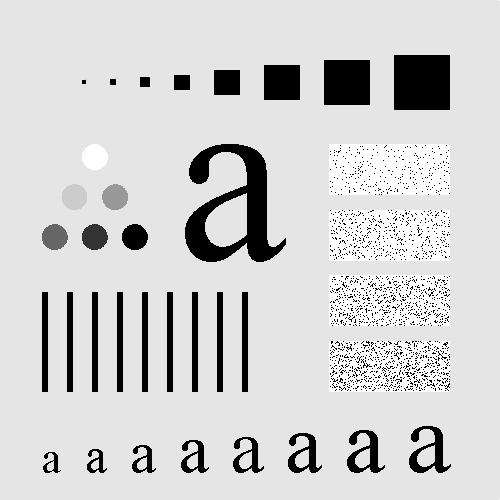
#> input picture img_homework/01_实验测试图_汇总/03_03线性滤波/Fig3.35(a).bmp, 500 x 500 px
$ python '03_拉普拉斯算子.py'
#> lines starting #> are read from the running program, lines starting #| are printed output that depends on the picture
import cv2 as cv
import numpy as np
src = cv.imread("01_实验测试图_汇总/03_03线性滤波/Fig3.35(a).bmp")
#> src is the input picture: shape (500, 500, 3); min 0, max 255, mean 207.4
ret = np.zeros(src.shape,src.dtype)
n,m,ch = src.shape
#> n = 500; m = 500; ch = 3
cv.imshow("input",src)
for i in range(1,n - 1):
    for j in range(1,m - 1):
        sum = [0,0,0]
        for p in range(-1,2):
            for q in range(-1,2):
                sum -= src[i + p,j + q]
        sum += src[i,j] * [9,9,9]
        if(sum[0] < 0): sum = -sum
        ret[i,j] = sum
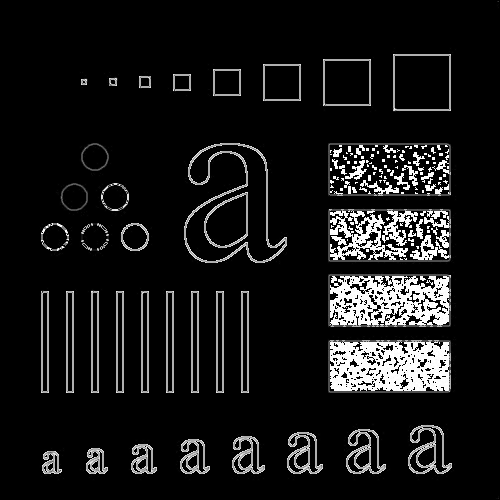
#> ret: shape (500, 500, 3); min 0, max 255, mean 23.5
src = ret.copy()
ret = np.zeros(src.shape,src.dtype)
N = 3
t = N // 2
fac = N * N // 2
for i in range(n):
    for j in range(m):
        if i >= t and i + t < n and j >= t and j + t < m:
            a = []
            for p in range(i - t,i + t + 1):
                for q in range(j - t,j + t + 1):
                    a.append(src[p,q,0])
            a.sort()
            ret[i,j] = [a[fac],a[fac],a[fac]]
        else:
            ret[i,j] = src[i,j]
        if(ret[i,j,0] > 50): ret[i,j] = [0,0,255]
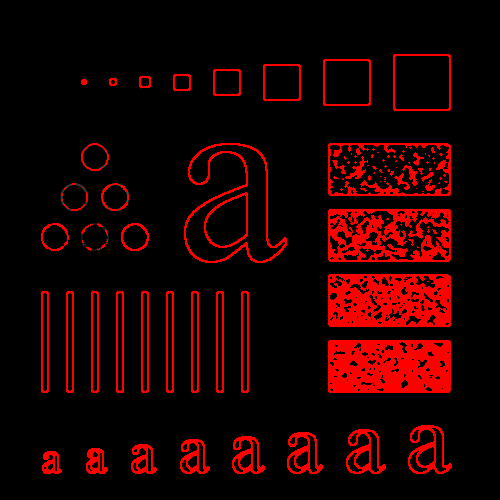
#> ret: shape (500, 500, 3); mean B, G, R 0.1, 0.1, 30

cv.imshow("src",src)
cv.imshow("ret",ret)
cv.waitKey(0)
cv.destroyAllWindows()
